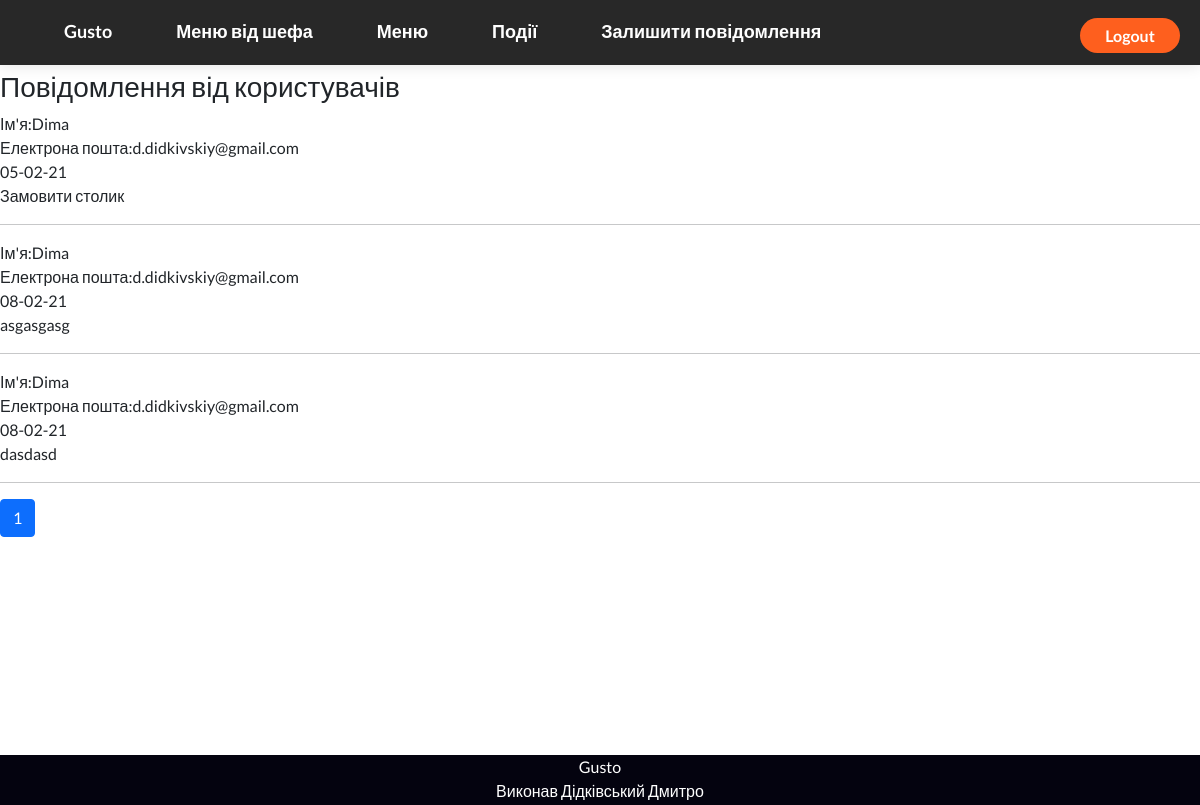
Page /user_messages/ (signed in) on the earlier database version.
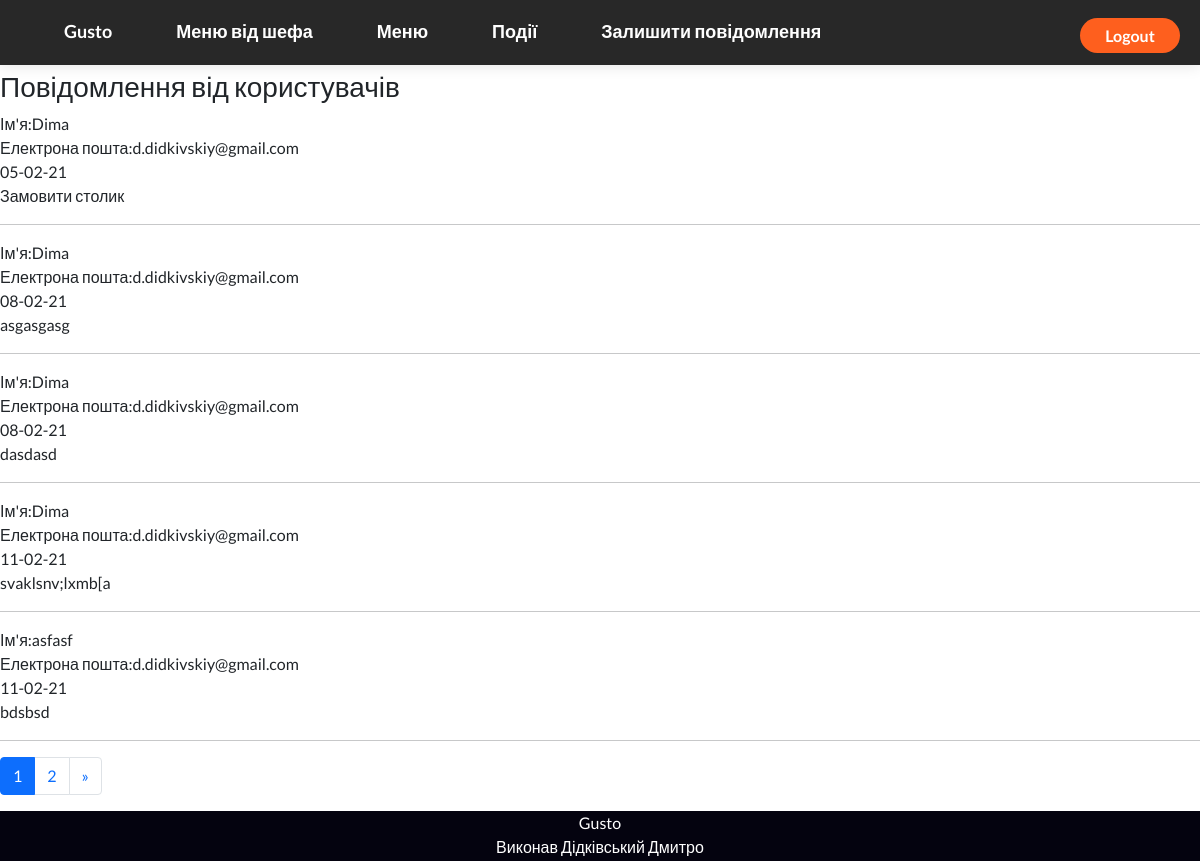
Same page on the later database version.
### main_gusto/models.py (models this page shows, shortened)
class UserMessages(models.Model):
    user_name = models.CharField(max_length=50)
    user_email = models.EmailField()
    message = models.CharField(max_length=200)
    is_processed = models.BooleanField(default=False)
    send_date = models.DateField(auto_now_add=True)

### user_messages/views.py (the view)
# urls.py: path('', messages_view),
def messages_view(request):
    messages = UserMessages.objects.filter(
        is_processed=False).order_by('send_date')
    paginator = Paginator(messages, 5)
    page = request.GET.get('page')
    messages_page = paginator.get_page(page)
    return render(request, 'message_page.html', context={'items': messages_page})

### user_messages/templates/message_page.html (shortened to what this page needs)
{% extends 'mainPage.html' %} {% block content %} {% comment %} {% endcomment %}
{% if 'manager' in user.groups.0.name or user.is_staff %}
<div class="user_message_page">
    <h3>Повідомлення від користувачів</h3>
    {% for item in items %}
    <div class="user_data_info"><label>Ім'я: </label>{{item.user_name}}</div>
    <div class="user_data_info">
        <label>Електрона пошта: </label>{{item.user_email}}
    </div>
    <div class="user_data_info">{{item.send_date|date:'d-m-y'}}</div>
    <div class="user_data_info">{{item.message}}</div>
    <hr />
    {% endfor %}
</div>
<ul class="pagination">
     {% for page in items.paginator.page_range %}
    {% if page == items.number %}
    <li class="page-item active">
        <a class="page-link" href="#"> {{page}} </a>
    </li>
    {% else %}
    <li class="page-item">
        <a class="page-link" href="?page={{page}}"> {{page}} </a>
    </li>
    {% endif %} {% endfor %} {% if items.has_next %}
    <li class="page-item">
        <a
            class="page-link"
            href="?page={{ items.paginator.num_pages }}"
            aria-label="Next"
        >
            <span aria-hidden="true">&raquo;</span>
        </a>
    </li>
    {% endif %}
</ul>
{%endif%} {% endblock %}

Differences in the rows shown:
added UserMessages: user_name "Dima", user_email "d.didkivskiy@gmail.com", send_date "11-02-21", message "svaklsnv;lxmb[a"
added UserMessages: user_name "asfasf", user_email "d.didkivskiy@gmail.com", send_date "11-02-21", message "bdsbsd"
Other differences:
new list line: "2"
